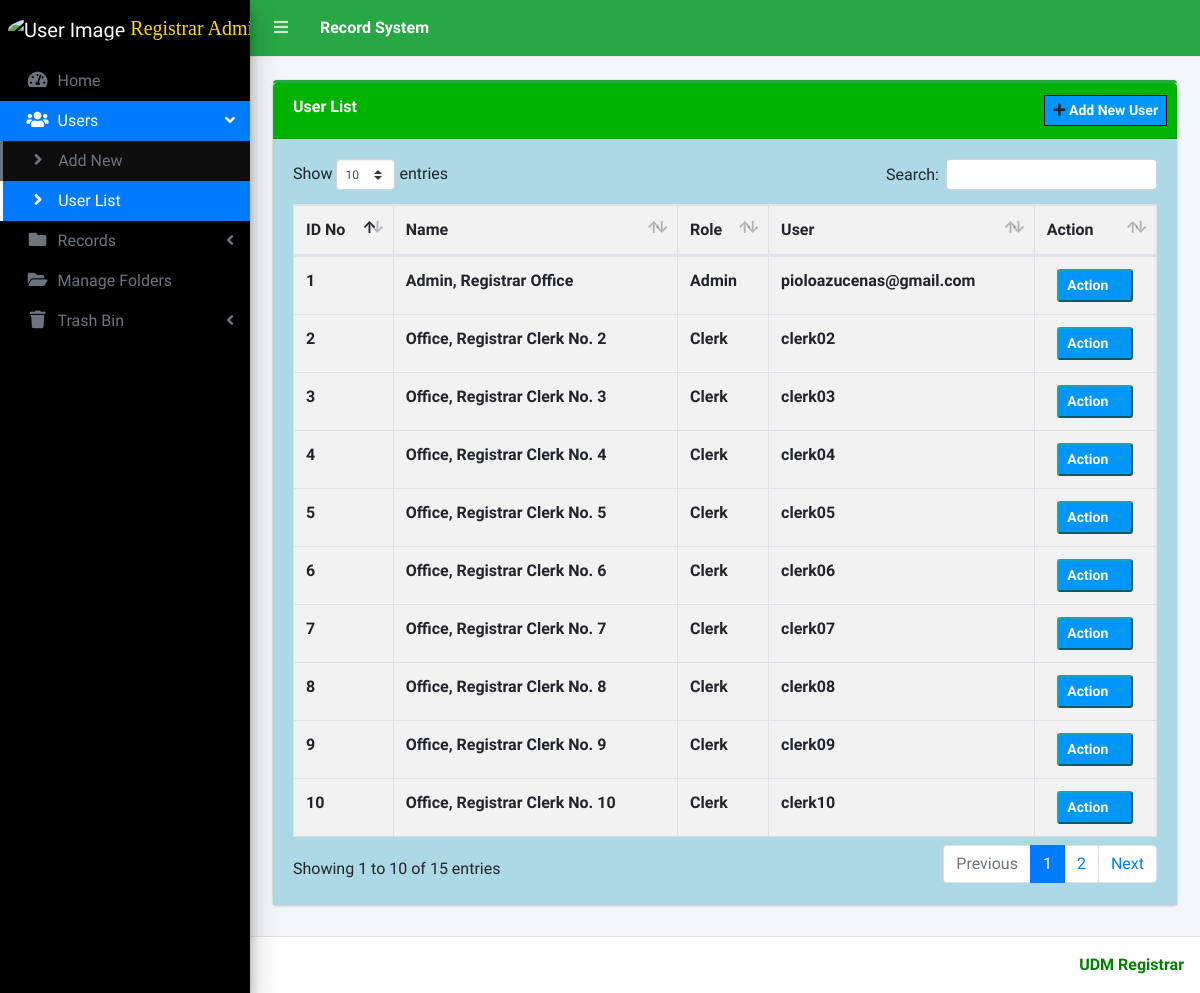
The page /index.php?page=user_list (signed in) on the database its author committed.
### tables this page shows
CREATE TABLE `users` (
  `id` int(30) NOT NULL,
  `firstname` varchar(200) NOT NULL,
  `lastname` varchar(200) NOT NULL,
  `middlename` varchar(200) NOT NULL,
  `email` varchar(200) NOT NULL,
  `password` text NOT NULL,
  `is_logged_in` tinyint(1) DEFAULT 0,
  `type` tinyint(1) NOT NULL DEFAULT 2 COMMENT '1=Admin,2= users',
  `avatar` text NOT NULL,
  `date_created` datetime NOT NULL DEFAULT current_timestamp(),
  `token` varchar(65) NOT NULL,
  `token_expiration` datetime DEFAULT NULL,
  `user_session_id` varchar(100) NOT NULL
);

### user_list.php (the view, shortened to what this page needs)
<?php include 'db_connect.php' ?>
<div class="col-lg-12">
	<div class="card card-outline card-success">
		<div class="card-header">
			<div class="card-tools">
				<a class="btn btn-block btn-sm btn-flat" href="./index.php?page=new_user"><i class="fa fa-plus"></i><b style="color:white"> Add New User</a></b>
			</div>
			<b style='color:white' >User List</b>
		</div>
		<div class="card-body">
			<table class="table tabe-hover table-bordered" id="list">
				<thead>
					<tr>
						<th>ID No</th>
						<th>Name</th>
						<th>Role</th>
						<th>User</th>
						<th>Action</th>
					</tr>
				</thead>
				<tbody>
					<?php
					$type = array('',"Admin","Clerk","Admin2");
					$qry = $conn->query("SELECT *,concat(lastname,', ',firstname,' ',middlename) as name FROM users order by concat(lastname,', ',firstname,' ',middlename) asc");
					while($row= $qry->fetch_assoc()):
					?>
					<tr>
					<td><b><?php echo ucwords($row['id']) ?></b></td>
						<td><b><?php echo ucwords($row['name']) ?></b></td>
						<td><b><?php echo $type[$row['type']] ?></b></td>
						<td><b><?php echo $row['email'] ?></b></td>
						<td class="text-center">
							<button type="button" class="btnACTION btn-sm btn-flat border-info wave-effect text-info dropdown-toggle" data-toggle="dropdown" aria-expanded="true">
							<b style="color:white">Action</b>
		                    </button>
						</td>
					</tr>
				<?php endwhile; ?>
				</tbody>
			</table>
		</div>
	</div>
</div>

### user_list.php (style rules this page uses)
.card-header { background: #00b300; }
.card-body { background: lightblue; }
.table-bordered { background: #f2f2f2; }
.btn { background: #0096FF; border: 1px solid black; }
.btnACTION { background: #0096FF; }

### rows shown on the page
users: id "10", name "Office, Registrar Clerk No. 10", type "Clerk", email "clerk10"
users: id "9", name "Office, Registrar Clerk No. 9", type "Clerk", email "clerk09"
users: id "2", name "Office, Registrar Clerk No. 2", type "Clerk", email "clerk02"
users: id "1", name "Admin, Registrar Office", type "Admin", email "pioloazucenas@gmail.com"
users: id "3", name "Office, Registrar Clerk No. 3", type "Clerk", email "clerk03"
users: id "4", name "Office, Registrar Clerk No. 4", type "Clerk", email "clerk04"
users: id "5", name "Office, Registrar Clerk No. 5", type "Clerk", email "clerk05"
users: id "6", name "Office, Registrar Clerk No. 6", type "Clerk", email "clerk06"
users: id "7", name "Office, Registrar Clerk No. 7", type "Clerk", email "clerk07"
users: id "8", name "Office, Registrar Clerk No. 8", type "Clerk", email "clerk08"

### other values the page prints
$_SESSION['login_firstname'].' '.$_SESSION['login_lastname'] "Registrar…"
